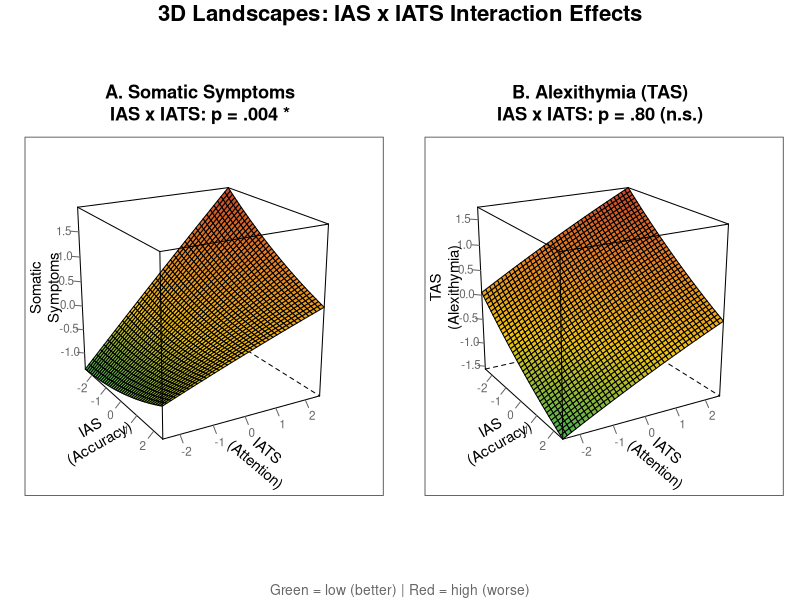

Write the R code that produced this figure.
# =============================================================================
# Combined 3D Wireframe Plot: Somatic and TAS Landscapes
# =============================================================================
# Creates a 2-panel figure with wireframe plots for both outcome variables
# =============================================================================

# Paths are relative to the repository root; run scripts from there.

library(tidyverse)
library(lattice)
library(gridExtra)
library(grid)

# =============================================================================
# 1. LOAD AND PREPARE DATA
# =============================================================================

dfc <- read.csv("dfc_interoception_profiling.csv")

# Standardize
dfc$ias_z <- scale(dfc$ias)[,1]
dfc$iats_z <- scale(dfc$iats)[,1]
dfc$somatic_z <- scale(rowMeans(cbind(scale(dfc$sss8), scale(dfc$pcs)), na.rm = TRUE))[,1]
dfc$tas_z <- scale(dfc$tas)[,1]

# =============================================================================
# 2. FIT INTERACTION MODELS
# =============================================================================

model_somatic <- lm(somatic_z ~ ias_z * iats_z + I(ias_z^2) + I(iats_z^2), data = dfc)
model_tas <- lm(tas_z ~ ias_z * iats_z + I(ias_z^2) + I(iats_z^2), data = dfc)

# Get p-values for interactions
p_somatic <- summary(model_somatic)$coefficients["ias_z:iats_z", "Pr(>|t|)"]
p_tas <- summary(model_tas)$coefficients["ias_z:iats_z", "Pr(>|t|)"]

cat("Somatic interaction p =", round(p_somatic, 3), "\n")
cat("TAS interaction p =", round(p_tas, 3), "\n")

# =============================================================================
# 3. CREATE SURFACE GRIDS
# =============================================================================

n_grid <- 40
ias_seq <- seq(-2.5, 2.5, length.out = n_grid)
iats_seq <- seq(-2.5, 2.5, length.out = n_grid)

# Somatic grid
grid_somatic <- expand.grid(IAS = ias_seq, IATS = iats_seq)
grid_somatic$Z <- predict(model_somatic,
                          newdata = data.frame(ias_z = grid_somatic$IAS,
                                               iats_z = grid_somatic$IATS))

# TAS grid
grid_tas <- expand.grid(IAS = ias_seq, IATS = iats_seq)
grid_tas$Z <- predict(model_tas,
                      newdata = data.frame(ias_z = grid_tas$IAS,
                                           iats_z = grid_tas$IATS))

# =============================================================================
# 4. CREATE WIREFRAME PLOTS
# =============================================================================

# Common color palette
color_pal <- colorRampPalette(c("#27ae60", "#f1c40f", "#e67e22", "#c0392b"))(100)

# Format p-value for display
format_p <- function(p) {
  if (p < 0.001) return("p < .001")
  if (p < 0.01) return(sprintf("p = .%03d", round(p * 1000)))
  return(sprintf("p = .%02d", round(p * 100)))
}

# Somatic wireframe
wf_somatic <- wireframe(
  Z ~ IAS * IATS,
  data = grid_somatic,
  drape = TRUE,
  colorkey = FALSE,
  col.regions = color_pal,
  screen = list(z = -60, x = -70),
  xlab = list("IAS\n(Accuracy)", rot = 30, cex = 0.9),
  ylab = list("IATS\n(Attention)", rot = -40, cex = 0.9),
  zlab = list("Somatic\nSymptoms", rot = 90, cex = 0.9),
  main = list(paste0("A. Somatic Symptoms\nIAS x IATS: ", format_p(p_somatic), " *"), cex = 1.1),
  par.settings = list(
    axis.line = list(col = "gray40"),
    background = list(col = "white")
  ),
  scales = list(
    arrows = FALSE,
    col = "gray40",
    cex = 0.7
  )
)

# TAS wireframe
wf_tas <- wireframe(
  Z ~ IAS * IATS,
  data = grid_tas,
  drape = TRUE,
  colorkey = FALSE,
  col.regions = color_pal,
  screen = list(z = -60, x = -70),
  xlab = list("IAS\n(Accuracy)", rot = 30, cex = 0.9),
  ylab = list("IATS\n(Attention)", rot = -40, cex = 0.9),
  zlab = list("TAS\n(Alexithymia)", rot = 90, cex = 0.9),
  main = list(paste0("B. Alexithymia (TAS)\nIAS x IATS: ", format_p(p_tas), " (n.s.)"), cex = 1.1),
  par.settings = list(
    axis.line = list(col = "gray40"),
    background = list(col = "white")
  ),
  scales = list(
    arrows = FALSE,
    col = "gray40",
    cex = 0.7
  )
)

# =============================================================================
# 5. COMBINE AND SAVE
# =============================================================================

png("plots/supplementary_plots/3_s_6_3d_interaction_surfaces.png",
    width = 2000, height = 1000, res = 150)

grid.arrange(
  wf_somatic, wf_tas,
  ncol = 2,
  top = textGrob("3D Landscapes: IAS x IATS Interaction Effects",
                 gp = gpar(fontsize = 16, fontface = "bold")),
  bottom = textGrob("Green = low (better) | Red = high (worse)",
                    gp = gpar(fontsize = 10, col = "gray40"))
)

dev.off()

cat("\nSaved: figure_3d_combined_wireframe.png\n")
cat("\nSummary:\n")
cat("  - Somatic: IAS x IATS interaction SIGNIFICANT (p = .004)\n")
cat("  - TAS: IAS x IATS interaction NOT significant (p =", round(p_tas, 3), ")\n")
